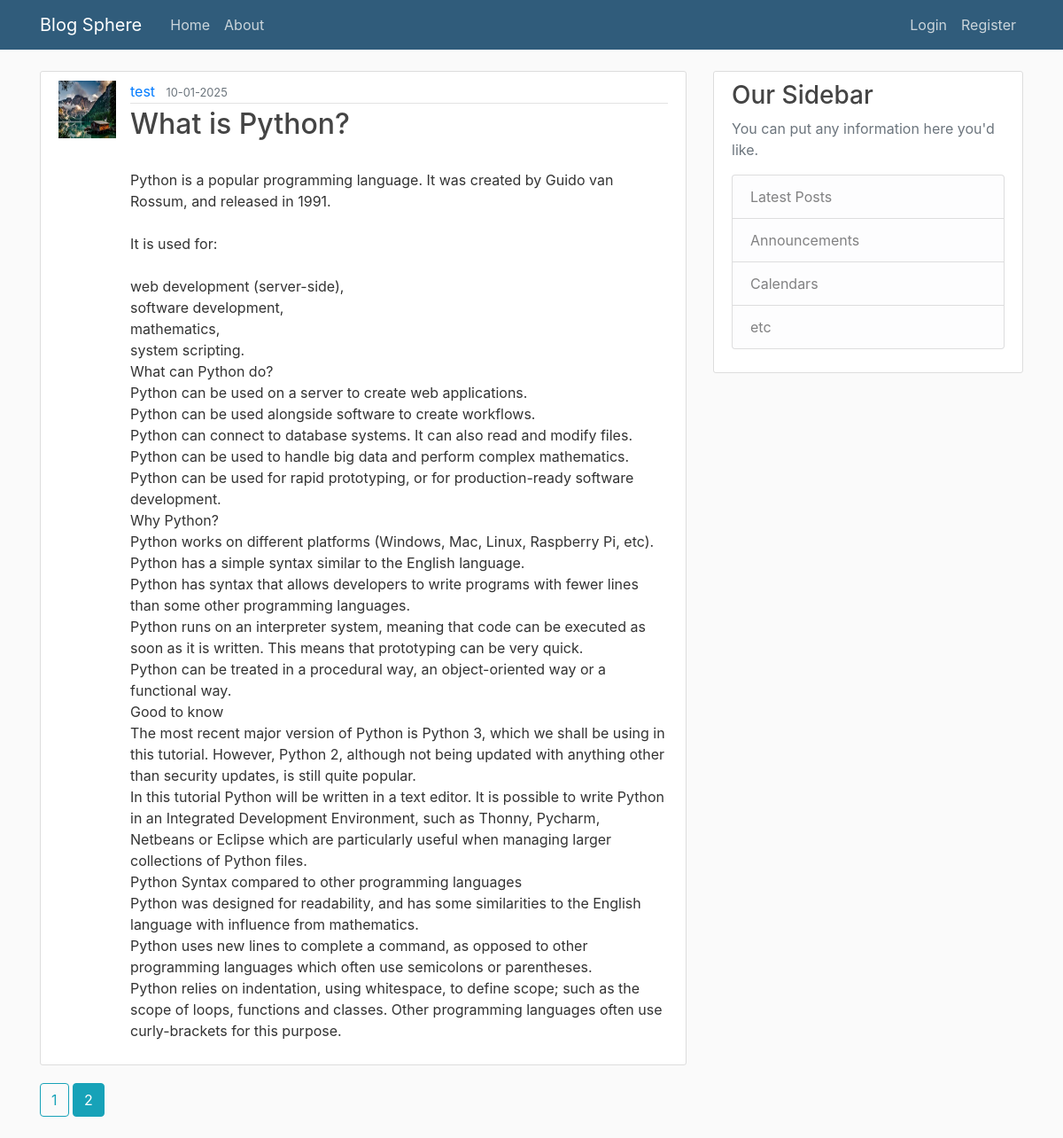
The page /home?page=2 on the database its author committed.
### flaskapp/models.py (models this page shows, shortened)
class Post(db.Model):
    id = db.Column(db.Integer, primary_key=True)
    title = db.Column(db.String(100), nullable=False)
    date_posted = db.Column(db.DateTime, nullable=False, default=datetime.utcnow)
    content = db.Column(db.Text, nullable=False)
    user_id = db.Column(db.Integer, db.ForeignKey('user.id'), nullable=False)

class User(db.Model,UserMixin):
    id = db.Column(db.Integer, primary_key=True)
    username = db.Column(db.String(20), unique=True, nullable=False)
    email = db.Column(db.String(120), unique=True, nullable=False)
    image_file = db.Column(db.String(20), nullable=False, default='default.jpg')
    password = db.Column(db.String(60), nullable=False)
    posts = db.relationship('Post', backref='author', lazy=True)

### flaskapp/routes.py (the view)
@app.route("/")
@app.route("/home")
def home():
    page=request.args.get('page',1,type=int)
    posts=Post.query.order_by(Post.date_posted.desc()).paginate(page=page,per_page=5)
    return render_template('home.html', posts=posts)

### flaskapp/templates/home.html (shortened to what this page needs)
{% extends "layout.html" %}
{% block content %}
    {% for post in posts.items %}
        <article class="media content-section">
          <img class="rounded-cirlce article-img" src="{{url_for('static',filename='profile/'+post.author.image_file)}}">
          <div class="media-body">
            <div class="article-metadata">
              <a class="mr-2" href="{{ url_for('user_posts', username=post.author.username) }}">{{ post.author.username }}</a>
              <small class="text-muted">{{ post.date_posted.strftime('%d-%m-%Y') }}</small>
            </div>
            <h2><a class="article-title" href="{{url_for('post',post_id=post.id)}}">{{ post.title }}</a></h2>
            <p class="article-content">{{ post.content }}</p>
          </div>
        </article>
    {% endfor %}
    {% for page_num in posts.iter_pages(left_edge=1,right_edge=1) %}
    {% if page_num %}
       {% if posts.page==page_num %}
           <a class="btn btn-info mb-4" href="{{url_for('home',page=page_num)}}">{{page_num}}</a>
       {% else %}
         <a class="btn btn-outline-info mb-4" href="{{url_for('home',page=page_num)}}">{{page_num}}</a>
       {% endif %}
    {% endif %}
    {% endfor %}
{% endblock content %}

### flaskapp/static/main.css (style rules this page uses)
body { background: #fafafa; color: #333333; margin-top: 5rem; }
h1, h2, h3, h4, h5, h6 { color: #444444; }
.content-section { background: #ffffff; padding: 10px 20px; border: 1px solid #dddddd; border-radius: 3px; margin-bottom: 20px; }
.article-title { color: #444444; }
.article-content { white-space: pre-line; }
.article-img { height: 65px; width: 65px; margin-right: 16px; }
.article-metadata { padding-bottom: 1px; margin-bottom: 4px; border-bottom: 1px solid #e3e3e3 }

### rows shown on the page
Post: image_file (placeholder picture), author.username "test", date_posted "10-01-2025", title "What is Python?", content "Python is a popular programming language. It was created by Guido van Rossum, and released in 1991. It is used for: web development (server-side), software development, mathematics, system scripting. What can Python do? Python can be used on a server to create web applications. Python can be used alongside software to create workflows. Python can connect to database systems. It can also read and modify files. Python can be used to handle big data and perform complex mathematics. Python can be used for rapid prototyping, or for production-ready software development. Why Python? Python works on different platforms (Windows, Mac, Linux, Raspberry Pi, etc). Python has a simple syntax similar to…"

### other values the page prints
{{ page_num }} "1"
{{ page_num }} "2"
